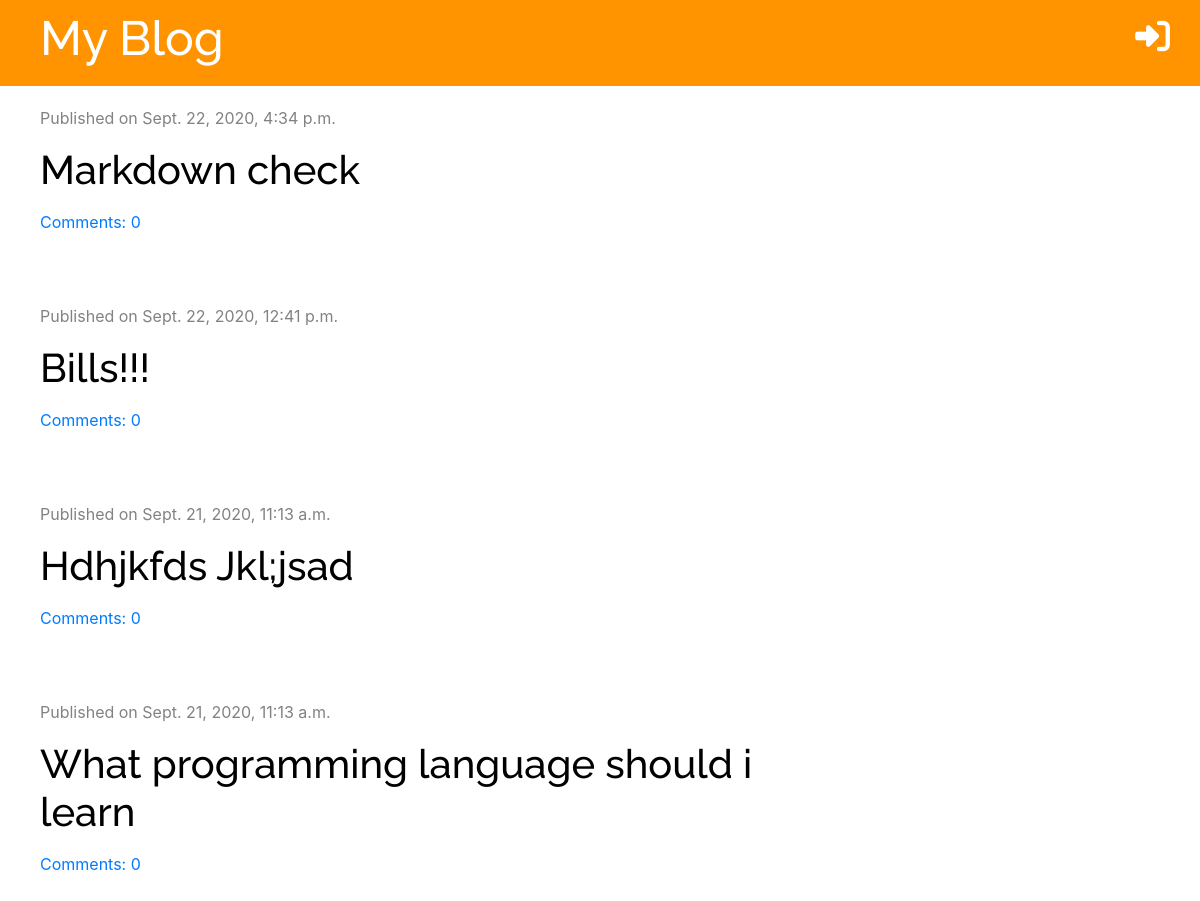
The page / on the database its author committed.
### blog/models.py (models this page shows, shortened)
class Post(models.Model):
    author = models.ForeignKey('auth.User', on_delete=models.CASCADE)
    title = models.CharField(max_length=200)
    text = models.TextField()
    created_date = models.DateTimeField(default=timezone.now)
    published_date = models.DateTimeField(blank=True, null=True)
    def approved_comments(self):
        return self.comments.filter(approved=True)

### blog/views.py (the view)
# urls.py: path('', views.post_list, name='post_list'),
def post_list(request):
    posts = Post.objects.filter(
        published_date__lte=timezone.now()).order_by('-published_date')
    stuff_for_frontend = {'posts': posts}
    return render(request, 'blog/post_list.html', stuff_for_frontend)

### blog/templatetags/markdownify.py (called while the page is built)
@register.filter
def markdown(value):
    renderer = HighlightRenderer()
    markdown = mistune.Markdown(renderer=renderer)
    return markdown(value)

### blog/templates/blog/post_list.html (shortened to what this page needs)
{% extends 'blog/base.html' %}
{% load markdownify %}
{% block content %}
{% for post in posts %}
<div class="post">
    <div class="date">
        <p>Published on {{ post.published_date }}</p>
    </div>
    <h1><a href="{% url 'post_detail' pk=post.pk %}">{{ post.title }}</a></h1>
    <a href="{% url 'post_detail' pk=post.pk %}">Comments: {{ post.approved_comments.count }}</a>
</div>
{% endfor %}
{% endblock %}

### blog/static/css/blog.css (style rules this page uses)
h1, h2, h3, h4 { font-family: 'Raleway', sans-serif; font-size: 48px; }
.date { color: #828282; }
.post { margin-bottom: 70px; margin-top: 20px; }
.post h1 a { color: black; }

### rows shown on the page
Post: published_date "Sept. 22, 2020, 4:34 p.m.", title "Markdown check", approved_comments.count "0"
Post: published_date "Sept. 22, 2020, 12:41 p.m.", title "Bills!!!", approved_comments.count "0"
Post: published_date "Sept. 21, 2020, 11:13 a.m.", title "Hdhjkfds Jkl;jsad", approved_comments.count "0"
Post: published_date "Sept. 21, 2020, 11:13 a.m.", title "What programming language should i learn", approved_comments.count "0"
